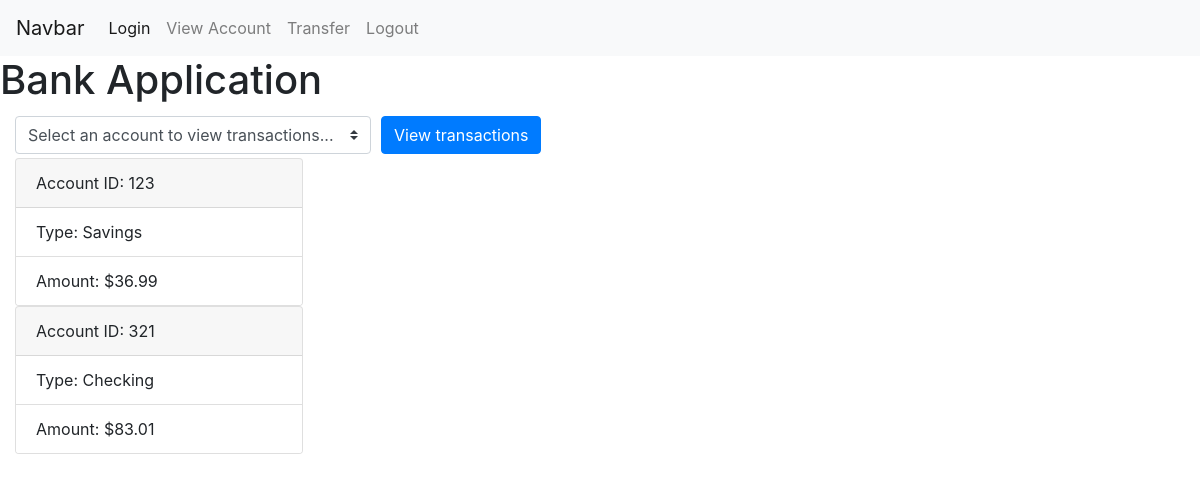
/view (signed in), run on an earlier commit of the app's database.
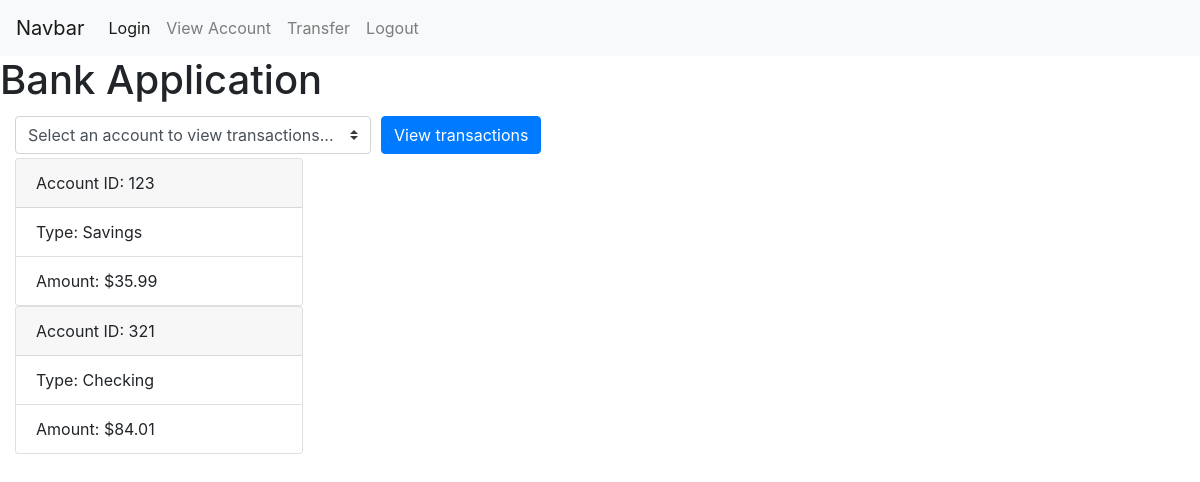
And on a later commit of the database.
### bankapp/modules.py (models this page shows, shortened)
class Account(db.Model):
	_id = db.Column("id", db.Integer, primary_key=True)
	bank_id = db.Column("number", db.Integer, unique=True)
	amount = db.Column("amount", db.Numeric(scale=2))
	account_type = db.Column("type", db.String(10))
	transactions = db.relationship("Transaction", backref="receiver", lazy=True)
	owner_id = db.Column(db.Integer, db.ForeignKey("customer.id"), nullable=False)

### bankapp/routes.py (the view)
@app.route("/", methods=["POST", "GET"])
@app.route("/view", methods=["POST", "GET"])
def view():
	if ("user" in session):
		user = session["user"]
		if request.method == "POST":
			account_to_get = request.form["account_select"]
			session["account"]=account_to_get
			return redirect(url_for("view_transactions"))
		else:
			customer_to_view = Customer.query.filter_by(name=user).first()
			accounts_to_view = Account.query.filter_by(owner=customer_to_view)
		return render_template("view.html", acs=accounts_to_view)
	flash("Please log in to view your accounts.")
	return redirect(url_for("login"))

### bankapp/templates/view.html (shortened to what this page needs)
{% extends "base.html" %}
{% block content%}
	<form action = "#" method="post">
	  	<div class="form-row align-items-center">
	    	<div class="col-auto my-1">
	      		<select class="custom-select mr-sm-2" id="inlineFormCustomSelect" name="account_select">
	        		<option selected>Select an account to view transactions...</option>
	      		</select>
	    	</div>
	    	<div class="col-auto my-1">
	      		<button type="submit" class="btn btn-primary">View transactions</button>
	    	</div>
	  	</div>
	</form>
	{% for ac in acs %}
		<div class="card" style="width: 18rem;">
			<div class="card-header">
				Account ID: {{ac.bank_id}}
			</div>
			<ul class="list-group list-group-flush">
			  	<li class="list-group-item">Type: {{ac.account_type}}</li>
			  	<li class="list-group-item">Amount: ${{ac.amount}}</li>
			</ul>
		</div>
	{% endfor %}
{% endblock %}

### bankapp/templates/base.html (shortened to what this page needs)
<!DOCTYPE html>
<html>
<head>
	<link rel="stylesheet" href="https://cdn.jsdelivr.net/npm/bootstrap@4.5.3/dist/css/bootstrap.min.css">
</head>
<body>
	<nav class="navbar navbar-expand-lg navbar-light bg-light">
	  <a class="navbar-brand" href="#">Navbar</a>
	  <div class="collapse navbar-collapse" id="navbarNavAltMarkup">
	    <div class="navbar-nav">
	      <a class="nav-link active" href="login">Login <span class="sr-only">(current)</span></a>
	      <a class="nav-link" href="view">View Account</a>
	      <a class="nav-link" href="transfer">Transfer</a>
	      <a class="nav-link" href="logout">Logout</a>
	    </div>
	  </div>
	</nav>
	<h1>Bank Application</h1>
	<div class="container-fluid">
		{% block content %}
		{% endblock %}
	</div>
</body>
</html>

What changed in the data, as far as the page shows it:
changed Account "Savings": amount "36.99" → "35.99"
changed Account "Checking": amount "83.01" → "84.01"
